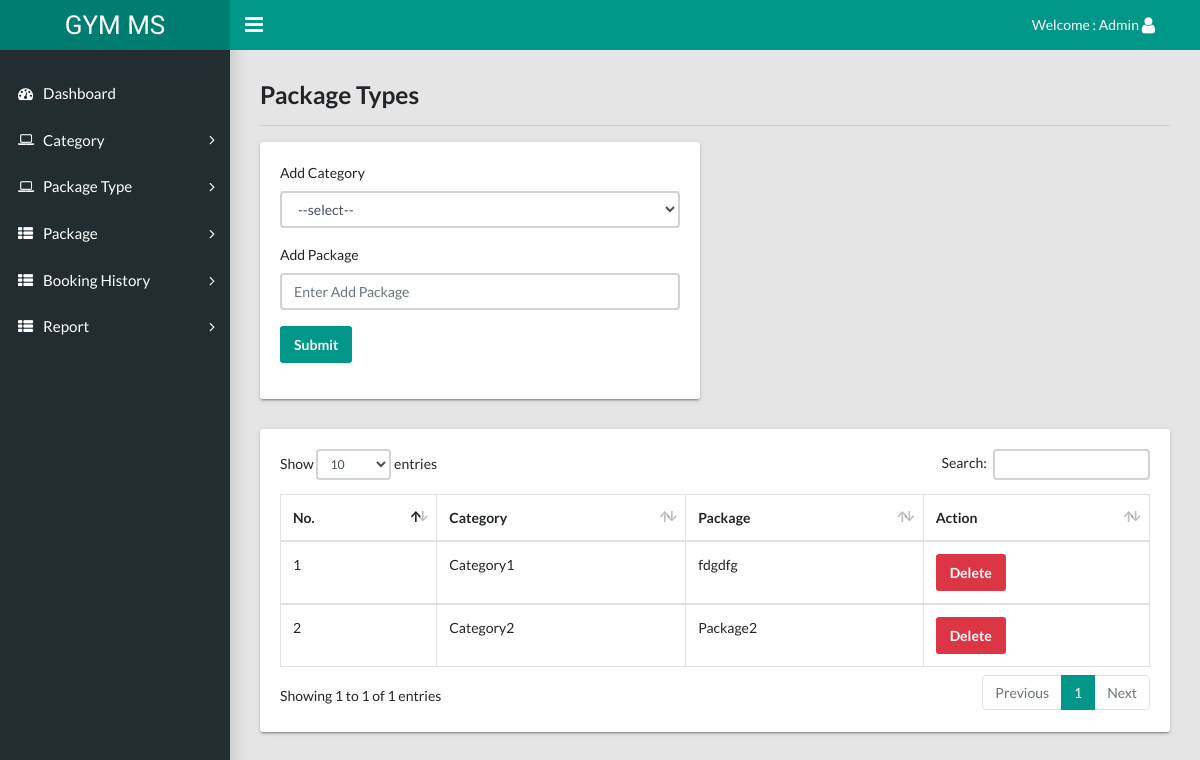
/phpAssignment-main/admin/add-package.php (signed in), run on an earlier commit of the app's database.
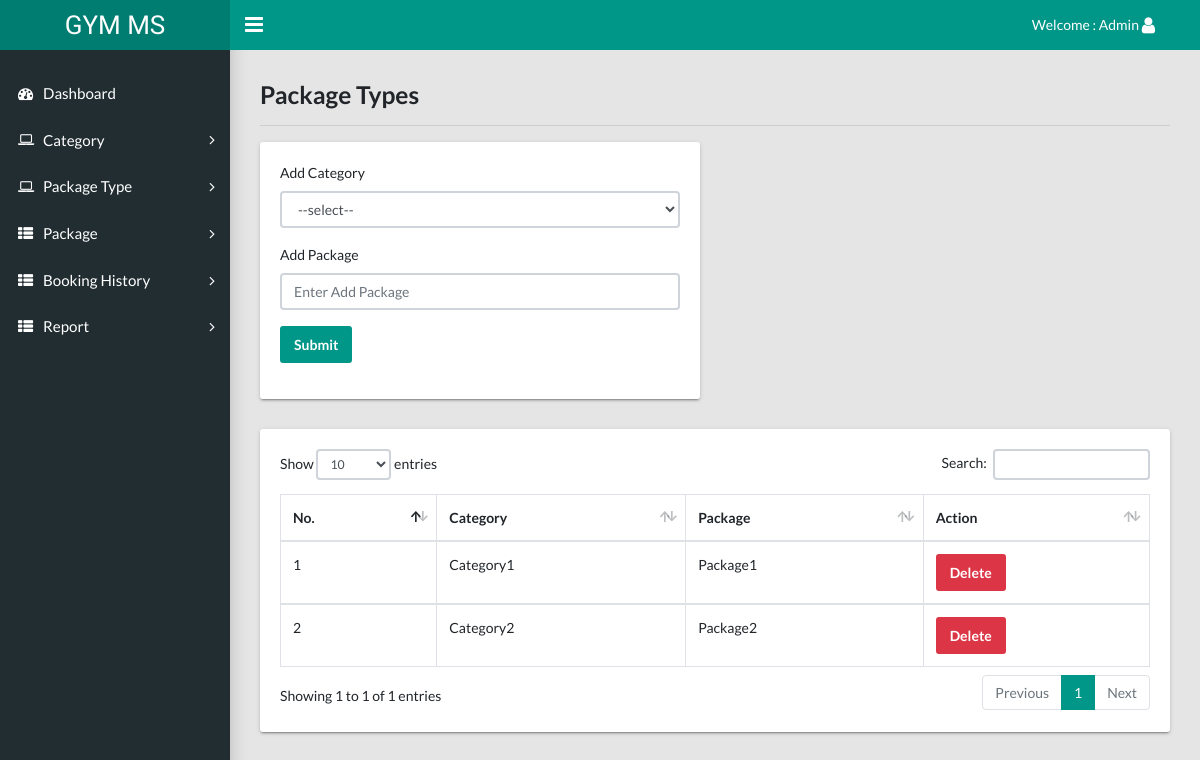
And on a later commit of the database.
### tables this page shows
CREATE TABLE `tblpackage` (
  `id` int(11) NOT NULL,
  `cate_id` varchar(45) DEFAULT NULL,
  `PackageName` varchar(45) DEFAULT NULL
);

CREATE TABLE `tblcategory` (
  `id` int(11) NOT NULL,
  `category_name` varchar(45) DEFAULT NULL,
  `status` varchar(45) DEFAULT '0'
);

### phpAssignment-main/admin/add-package.php (the view, shortened to what this page needs)
<?php session_start();
include  'include/config.php';
if (strlen($_SESSION['adminid']==0)) {
  header('location:logout.php');
  } else{
?>
<!DOCTYPE html>
<html lang="en">
  <head>
    <link rel="stylesheet" type="text/css" href="css/main.css">
    <link rel="stylesheet" type="text/css" href="https://maxcdn.bootstrapcdn.com/font-awesome/4.7.0/css/font-awesome.min.css">
  </head>
  <body class="app sidebar-mini rtl">
   <?php include 'include/header.php'; ?>
    <?php include 'include/sidebar.php'; ?>
    <main class="app-content">
     <h3>Package Types</h3>
     <hr />
      <div class="row">
        <div class="col-md-6">
          <div class="tile">
              <form class="row" method="post">
                 <div class="form-group col-md-12">
                  <label class="control-label">Add Category</label>
                  <select class="form-control" name="category" id="category">
                  <option value="NA">--select--</option>
                  </select>
                </div>
                <div class="form-group col-md-12">
                  <label class="control-label">Add Package</label>
                  <input class="form-control" name="addPackage" id="addPackage" type="text" placeholder="Enter Add Package">
                </div>
                <div class="form-group col-md-4 align-self-end">
                  <input type="submit" name="submit" id="submit" class="btn btn-primary" value=" Submit">
                </div>
              </form>
            </div>
          </div>
        </div>
       <div class="row">
        <div class="col-md-12">
          <div class="tile">
            <div class="tile-body">
              <table class="table table-hover table-bordered" id="sampleTable">
                <thead>
                  <tr>
                    <th>No.</th>
                     <th>Category </th>
                    <th>Package</th>
                    <th>Action</th>
                  </tr>
                </thead>
               <?php
                  $sql="SELECT * FROM tblpackage
                  join tblcategory
                  on tblpackage.cate_id=tblcategory.id";
                  $query= $dbh->prepare($sql);
                  $query-> execute();
                  $results = $query -> fetchAll(PDO::FETCH_OBJ);
                  $cnt=1;
                  if($query -> rowCount() > 0)
                  {
                  foreach($results as $result)
                  {
                  ?>
                <tbody>
                  <tr>
                    <td><?php echo($cnt);?></td>
                    <td><?php echo htmlentities($result->category_name);?></td>
                    <td><?php echo htmlentities($result->PackageName);?></td>
                    <td>
                       <a href="add-package.php?del=<?php echo htmlentities($result->id);?>"><button class="btn btn-danger" type="button">Delete</button></a></td>
                  </tr>
                    <?php  $cnt=$cnt+1; } } ?>
                </tbody>
              </table>
            </div>
          </div>
        </div>
      </div>
    </main>
  </body>
</html>
<?php } ?>

What changed in the data, as far as the page shows it:
changed tblpackage "Category1": PackageName "fdgdfg" → "Package1"
